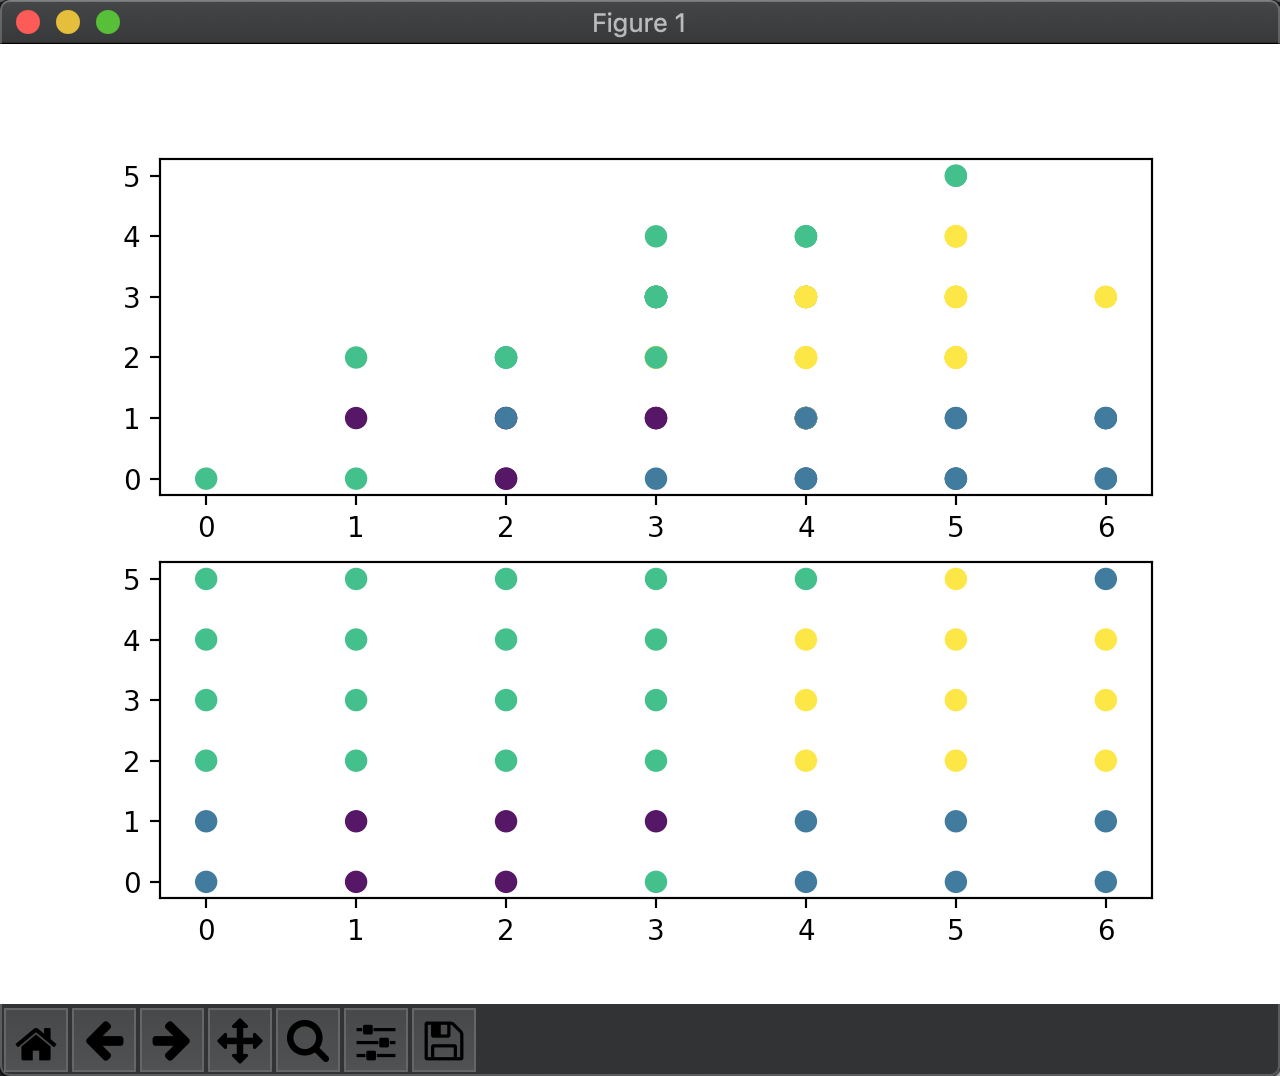

The script that drew this image:
import numpy
import sklearn.datasets
import matplotlib.pyplot


class Bayes:
    def __init__(self, data, label):
        n, d = data.shape
        k = label.max() + 1
        fs = [data[:, i].max() + 1 for i in range(d)]
        cs = numpy.array(
            [(label == c).sum() for c in range(k)], dtype=numpy.int64)

        self.py = numpy.ones(k)
        for y in label:
            self.py[y] += 1
        self.py /= (n + k)

        self.pxy = [numpy.ones((f, k)) for f in fs]
        for i, f in enumerate(fs):
            for x, y in zip(data[:, i], label):
                self.pxy[i][x][y] += 1
            self.pxy[i] /= (cs + f)

    def __call__(self, X):
        ret = []
        for x in X:
            p = self.py
            for i, xi in enumerate(x):
                p = p * self.pxy[i][xi]
            ret.append(p.argmax())
        return numpy.array(ret)


def main():
    data, label = sklearn.datasets.make_classification(
        n_samples=100,
        n_features=2,
        n_informative=2,
        n_redundant=0,
        n_classes=4,
        n_clusters_per_class=1,
        weights=[0.1, 0.2, 0.3, 0.4],
    )
    data //= 1
    data[:, 0] -= data[:, 0].min()
    data[:, 1] -= data[:, 1].min()
    data = data.astype(numpy.int64)

    classifier = Bayes(data, label)

    x, y = data.T
    _, axes = matplotlib.pyplot.subplots(2)
    px = numpy.arange(0, x.max() + 1)
    py = numpy.arange(0, y.max() + 1)
    ps = numpy.array([(m, n) for m in px for n in py])
    pl = classifier(ps)
    axes[0].scatter(x, y, 50, c=label)
    axes[1].scatter(*ps.T, 50, c=pl)
    input()


if __name__ == '__main__':
    main()
